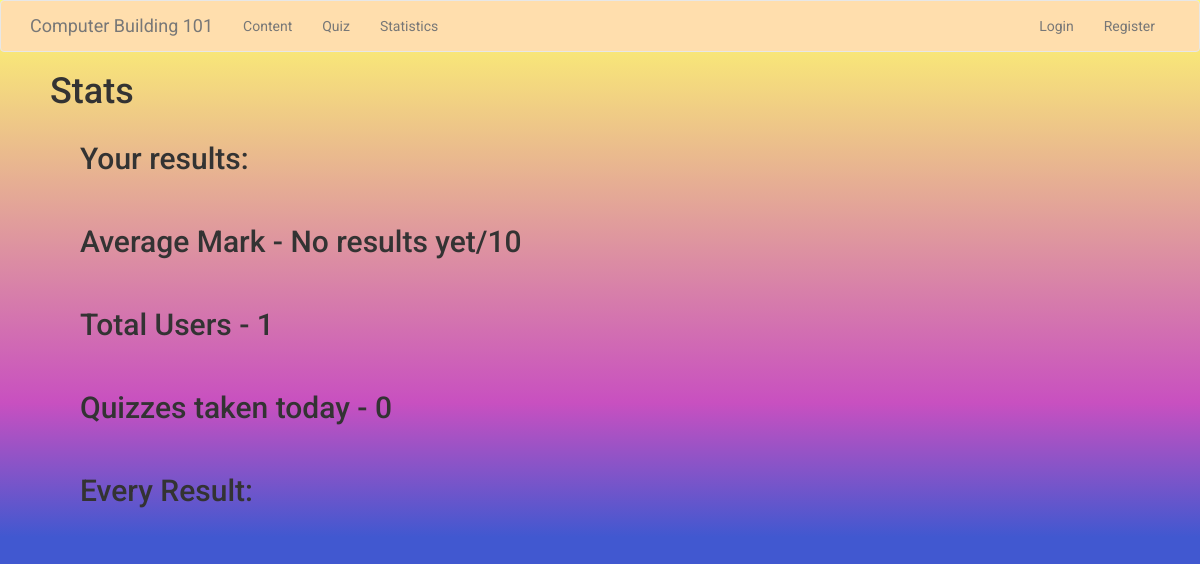
The app's page /stats, older data.
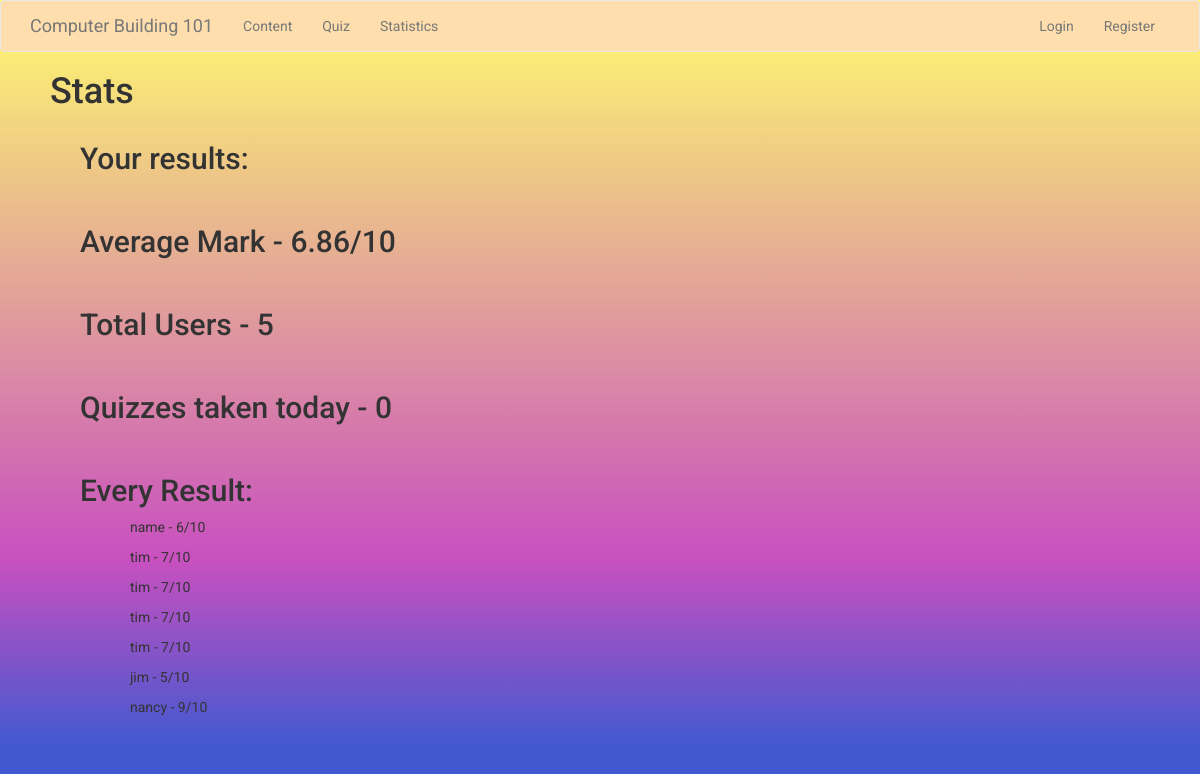
The same page, newer data.
### app/models.py (models this page shows, shortened)
class Result(UserMixin, db.Model):
    id = db.Column(db.Integer, primary_key=True)
    user_id = db.Column(db.Integer, db.ForeignKey("user.id"))
    num_correct = db.Column(db.Integer)
    first_correct = db.Column(db.Boolean)
    second_correct = db.Column(db.Boolean)
    third_correct = db.Column(db.Boolean)
    fourth_correct = db.Column(db.Boolean)
    fifth_correct = db.Column(db.Boolean)
    sixth_correct = db.Column(db.Boolean)
    seventh_correct = db.Column(db.Boolean)
    eigth_correct = db.Column(db.Boolean)
    ninth_correct = db.Column(db.Boolean)
    tenth_correct = db.Column(db.Boolean)
    date_created = db.Column(db.DateTime())

class User(UserMixin, db.Model):
    id = db.Column(db.Integer, primary_key=True)
    username = db.Column(db.String(64), index=True, unique=True)
    email = db.Column(db.String(120), index=True, unique=True)
    password_hash = db.Column(db.String(128))
    day_joined = db.Column(db.DateTime())
    completed_quiz = db.Column(db.Boolean)

### app/routes.py (the view)
@app.route('/stats')
def stats():
    user_results = []
    for result in db.session.query(Result.num_correct).join(User).filter(User.id==(current_user.get_id())):
        user_results.append(result[0])
    every_result = []
    for result, name in db.session.query(Result.num_correct, User.username).filter(User.id==Result.user_id).all():
        every_result.append((result, name))
    try:
        average_mark = '{:.2f}'.format(db.session.query(func.avg(Result.num_correct).label("average"))[0][0]) #indexs to get at a tuple inside a list
    except:
        average_mark = 'No results yet'
    today = (datetime.today().year, datetime.today().month, datetime.today().day)
    quizzes_today = db.session.query(Result.date_created).filter(
        extract('month', Result.date_created) == datetime.today().month,
        extract('year', Result.date_created) == datetime.today().year,
        extract('day', Result.date_created) == datetime.today().day).count()
    score_today = db.session.query(func.avg(Result.num_correct)).filter(
        extract('month', Result.date_created) == datetime.today().month,
        extract('year', Result.date_created) == datetime.today().year,
        extract('day', Result.date_created) == datetime.today().day).count()
    total_users = db.session.query(User).count()
    print("Total Users: ", total_users)
    print("Quizzes taken today: ",quizzes_today)
    print("Average:",average_mark)
    return render_template('stats.html', title = 'Statistics', user_results = user_results,
    every_result = every_result, average_mark = average_mark, total_users = total_users,
    quizzes_today = quizzes_today, score_today = score_today)

### app/templates/stats.html (shortened to what this page needs)
{% extends "base.html" %}
{% block content %}
    <h1>Stats</h1>
    <div class = container>
        <h2>Your results:</h2>
        <br>
        <h2>Average Mark - {{ average_mark }}/10</h2>
        <br>
        <h2>Total Users - {{ total_users }}</h2>
        <br>
        <h2>Quizzes taken today - {{ quizzes_today }}</h2>
        <br>
        <h2>Every Result:</h2>
        {% for result in every_result %}
            <p style = "padding-left: 100px;">{{ result[1] }} - {{result[0]}}/10</p>
        {% endfor %}
        <br>
    </div>
{% endblock %}

Row changes from the older to the newer data that the page shows:
added Result: username "name", num_correct "6"
added Result: username "tim", num_correct "7"
added Result: username "tim", num_correct "7"
added Result: username "tim", num_correct "7"
added Result: username "tim", num_correct "7"
added Result: username "jim", num_correct "5"
added Result: username "nancy", num_correct "9"
Text that changed along with them:
{{ average_mark }}: "No results yet" → "6.86"
{{ total_users }}: "1" → "5"
